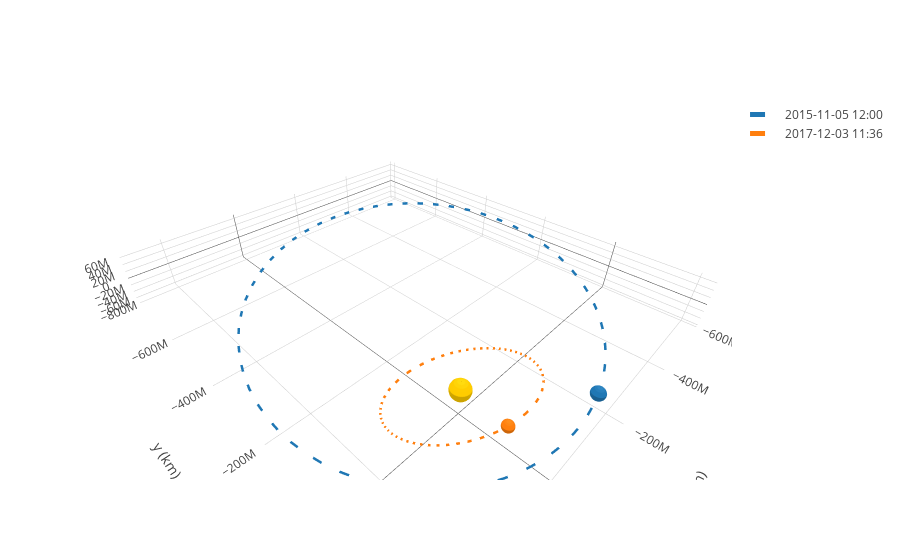

Notebook source saved alongside this figure:
### Code cell
from poliastro.plotting import OrbitPlotter3D
from poliastro.examples import Orbit, Earth

frame = OrbitPlotter3D()

frame.plot(churi)
frame.plot(Orbit.from_body_ephem(Earth))

frame.show();
